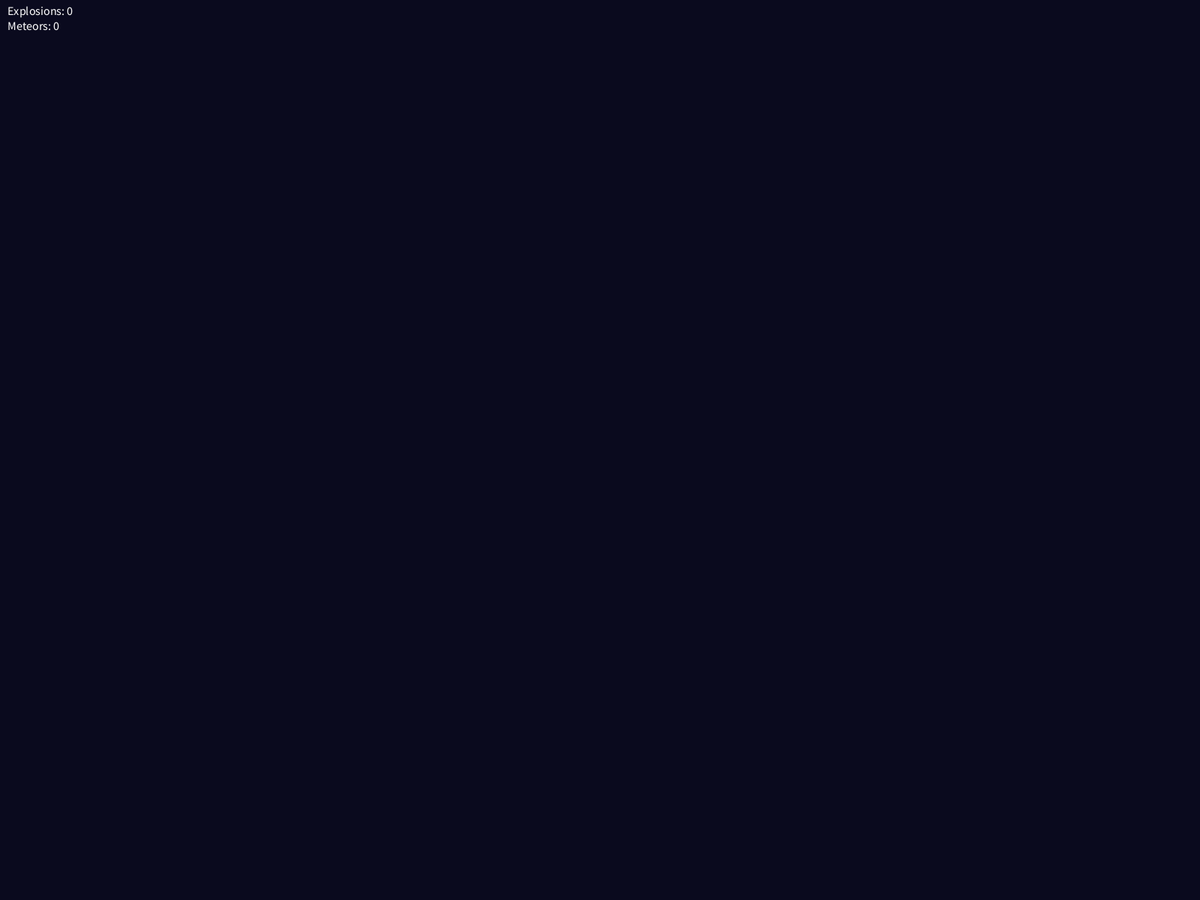
Frame 1 (no input)
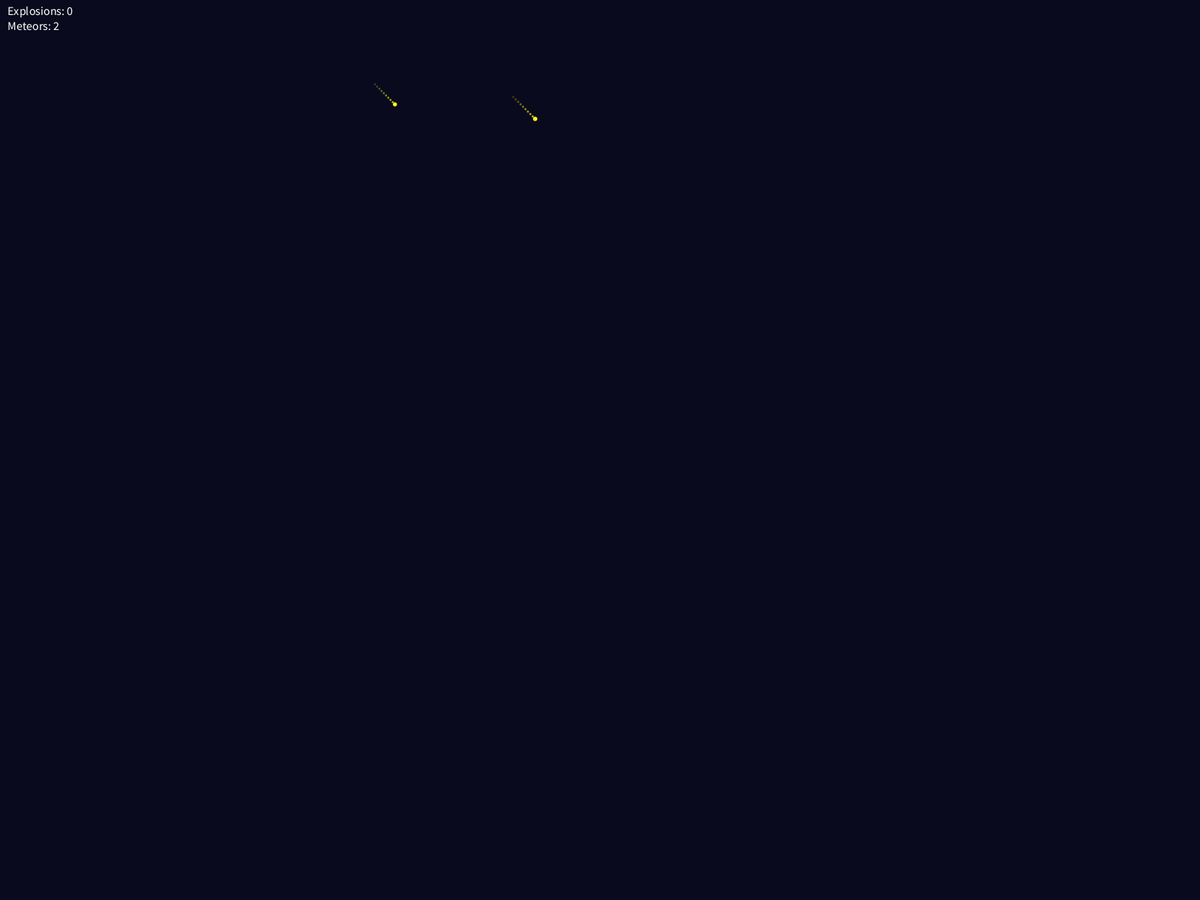
Frame 60 (the mouse pressed at the canvas centre just before this capture)
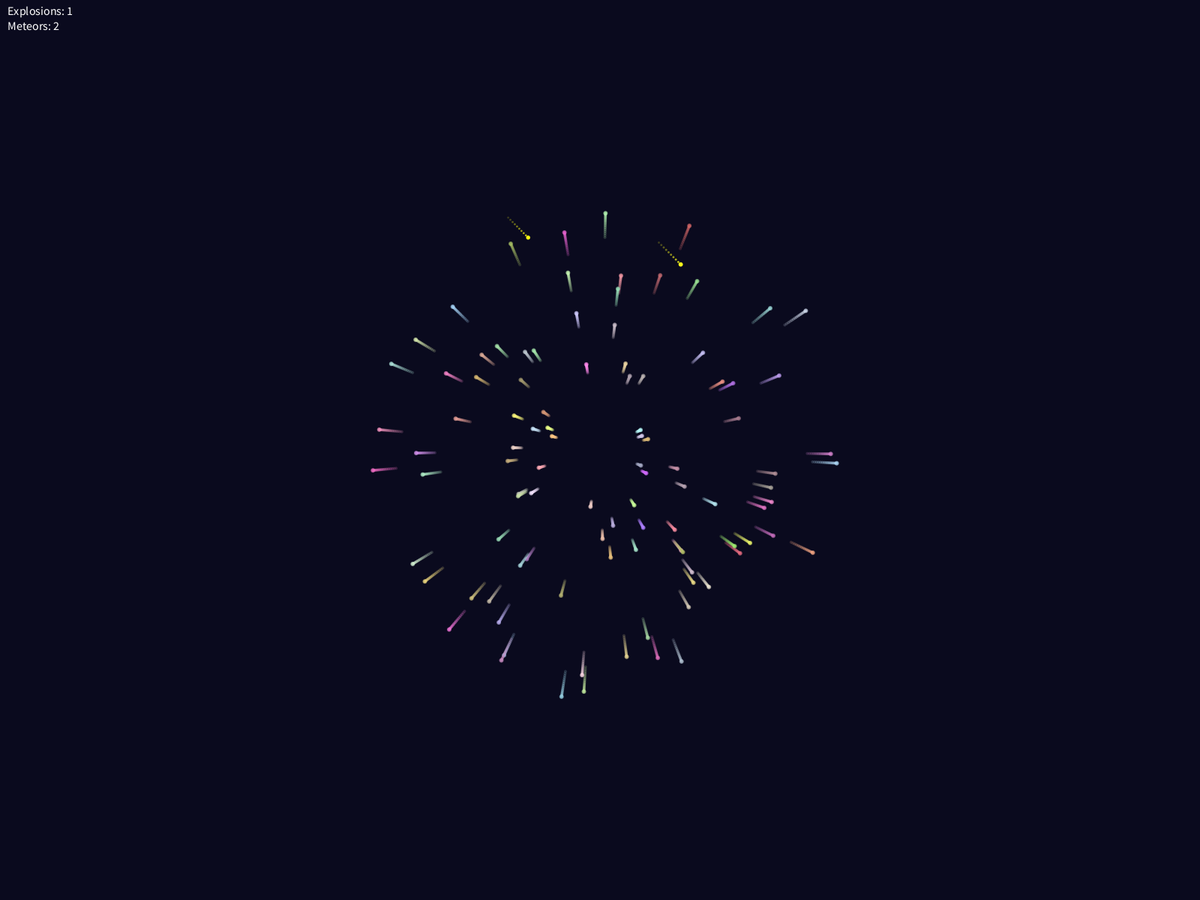
Frame 120 (the mouse held since frame 60 and released just before this capture)

The Processing sketch that drew these frames (run headless with seeded random() and noise(); from frame 60 on, the mouse is pressed at the canvas centre):

// Processing sketch: fireworks
// ── fireworks.pde
ArrayList<Explosion> explosions; // 폭발(불꽃놀이) 효과 리스트
ArrayList<Meteor> meteors;       // 별똥별 리스트

void setup() {
  fullScreen();
  explosions = new ArrayList<Explosion>(); // 폭발 리스트 초기화
  meteors = new ArrayList<Meteor>();       // 별똥별 리스트 초기화
}

void draw() {
  background(10, 10, 30, 50); // 우주 배경 (잔상 효과를 위해 오퍼시티 낮춤)

  // 별똥별 생성
  if (random(1) < 0.018) { // 약 1% 확률로 별똥별 생성
    meteors.add(new Meteor());
  }

  // 별똥별 업데이트 및 그리기
  for (int i = meteors.size() - 1; i >= 0; i--) {
    Meteor m = meteors.get(i);
    m.update();
    m.display();
    if (m.isOutOfScreen()) { // 화면 밖으로 나가면 사라지게 함
      meteors.remove(i);
    }
  }

  // EXPLOSION 그리기
  for (int i = explosions.size() - 1; i >= 0; i--) {
    Explosion e = explosions.get(i);
    e.update();
    e.display();
    if (e.isFinished()) { // 폭발이 끝나면 사라지도록
      explosions.remove(i);
    }
  }

  // ArrayList 크기 화면에 출력
  fill(255); // 흰색 글씨
  textSize(16); // 글씨 크기 설정
  text("Explosions: " + explosions.size(), 10, 20); // 폭발 리스트 크기
  text("Meteors: " + meteors.size(), 10, 40);       // 별똥별 리스트 크기
}

// 마우스를 클릭하면 클릭한 부분을 기점으로 터지는 불꽃
void mousePressed() {
  explosions.add(new Explosion(mouseX, mouseY));
}

// Explosion 클래스
class Explosion {
  ArrayList<Particle> particles; // 폭발 입자 리스트
  boolean finished = false;

  Explosion(float x, float y) {
    particles = new ArrayList<Particle>();
    for (int i = 0; i < 100; i++) { // 폭발 입자 수 증가
      float angle = random(TWO_PI); // 360도 방향으로 퍼지는 입자
      float speed = random(2, 12);  // 퍼지는 속도 범위를 다양하게
      float vx = cos(angle) * speed;
      float vy = sin(angle) * speed;

      // 밝은 색상에서 랜덤으로 터지도록
      color col = color(random(150, 255), random(100, 255), random(100, 255));
      particles.add(new Particle(x, y, vx, vy, col));
    }
  }

  void update() {
    for (int i = particles.size() - 1; i >= 0; i--) {
      Particle p = particles.get(i);
      p.update();
      if (p.isFaded()) { // 입자가 투명해진 상태로 제거
        particles.remove(i);
      }
    }
    if (particles.isEmpty()) { // 모든 입자가 사라지면 끝나도록
      finished = true;
    }
  }

  void display() {
    for (Particle p : particles) {
      p.display();
    }
  }

  boolean isFinished() {
    return finished;
  }
}

// Particle 클래스
class Particle {
  float x, y; // 위치
  float vx, vy; // 속도
  color col; // 색상
  float lifespan; // 얼마나 남아있는가
  float fadeSpeed; // 잔상이 사라지는 속도
  float friction = 0.97; // 잔상이 바깥으로 나갈수록 입자 퍼지는 속도 줄어듦
  ArrayList<PVector> trail; // 잔상 효과

  Particle(float x, float y, float vx, float vy, color col) {
    this.x = x;
    this.y = y;
    this.vx = vx;
    this.vy = vy;
    this.col = col;
    this.lifespan = 255; // 처음에는 밝게 시작
    this.fadeSpeed = 255 / 180.0; // 약 5초 동안 투명화 (180프레임 기준)
    trail = new ArrayList<PVector>();
  }

  void update() {
    x += vx; // 속도에 따라 이동
    y += vy;

    vx *= friction; // 속도를 서서히 감소
    vy *= friction;
    lifespan -= fadeSpeed; // 서서히 사라짐

    trail.add(new PVector(x, y)); // 잔상 추가
    if (trail.size() > 15) { // 꼬리 길이 제한
      trail.remove(0);
    }
  }

  void display() {
    noStroke();
    for (int i = 0; i < trail.size(); i++) {
      float alpha = map(i, 0, trail.size() - 1, 50, lifespan);
      fill(col, alpha);
      PVector t = trail.get(i);
      ellipse(t.x, t.y, 4, 4);
    }
    fill(col, max(lifespan, 0)); // 중심 입자
    ellipse(x, y, 6, 6);
  }

  boolean isFaded() {
    return lifespan <= 0;
  }
}

// Meteor 클래스 (별똥별)
class Meteor {
  float x, y;         // 현재 위치
  float vx, vy;       // 속도
  color col;          // 색상
  float size;         // 별똥별 크기
  ArrayList<PVector> tail; // 잔상 

  Meteor() {
    x = random(width);          // x 선 위에서 랜덤으로 생성되도록
    y = random(0, 0);      // 화면 위쪽에서 시작
    if (random(1) < 0.5) {
      vx = random(2, 4);
    } else {
      vx = random(-4, -2);
    }
    vy = abs(vx); // 45도 각도를 유지하기 위해 vy를 vx와 동일하게 설정
    col = color(255, 255, random(0, 255)); // 밝은 색
    size = random(3, 6);        // 랜덤 크기
    tail = new ArrayList<PVector>(); // 꼬리 초기화
  }

  void update() {
    x += vx;
    y += vy;

    tail.add(new PVector(x, y)); // 현재 위치를 꼬리에 추가
    if (tail.size() > 10) {      // 꼬리 길이가 너무 길어지지 않도록
      tail.remove(0);
    }
  }

  void display() {
    noStroke();
    for (int i = 0; i < tail.size(); i++) {
      float alpha = map(i, 0, tail.size() - 1, 50, 200); // 꼬리 투명도
      fill(col, alpha);
      PVector t = tail.get(i);
      ellipse(t.x, t.y, size / 2, size / 2);
    }
    fill(col);
    ellipse(x, y, size, size);
  }

  boolean isOutOfScreen() {
    return y > height; 
  }
}
